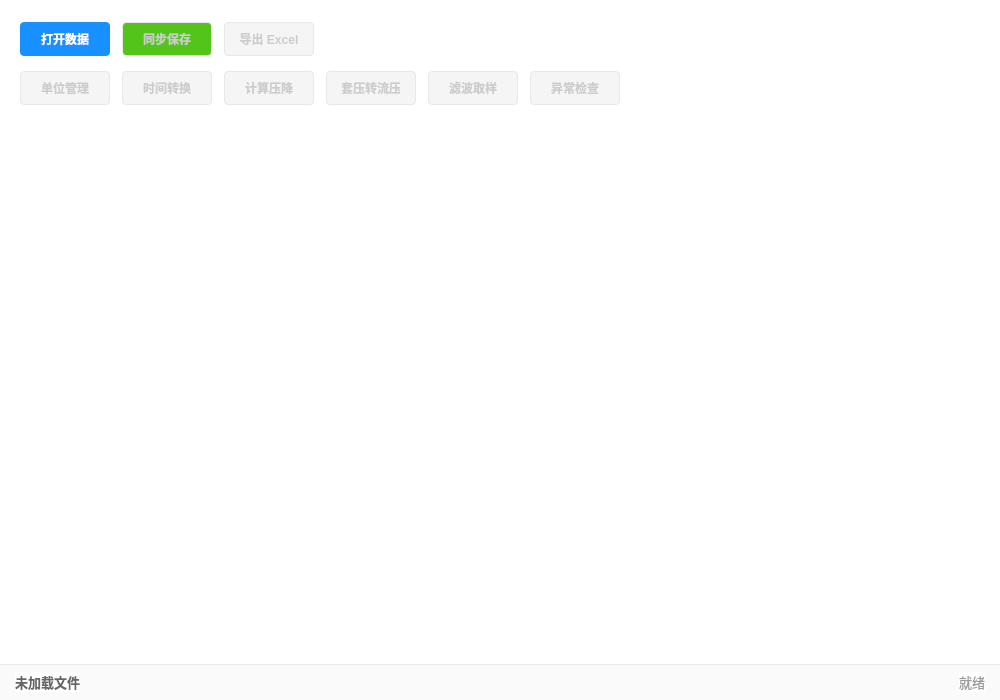
<?xml version="1.0" encoding="UTF-8"?>
<ui version="4.0">
 <class>WT_DataWidget</class>
 <widget class="QWidget" name="WT_DataWidget">
  <property name="geometry">
   <rect>
    <x>0</x>
    <y>0</y>
    <width>1000</width>
    <height>700</height>
   </rect>
  </property>
  <property name="windowTitle">
   <string>WT_DataWidget</string>
  </property>
  <property name="styleSheet">
   <string notr="true">/* 全局设置 */
QWidget {
    background-color: #FFFFFF;
    color: #333333;
    font-family: &quot;Microsoft YaHei&quot;, sans-serif;
    font-size: 13px;
}

/* 顶部操作区：保留背景色，无边框 */
QWidget#topPanel {
    background-color: #FFFFFF;
    border: none;
}

/* 底部信息栏 */
QWidget#bottomPanel {
    background-color: #FAFAFA;
    border-top: 1px solid #E8E8E8;
}

/* 按钮通用样式：蓝色主题 */
QPushButton {
    background-color: #1890FF;
    border: none;
    border-radius: 4px;
    padding: 5px 15px;
    color: #FFFFFF;
    min-height: 24px;
    font-weight: bold;
    font-size: 12px;
}
QPushButton:hover {
    background-color: #40A9FF;
}
QPushButton:pressed {
    background-color: #096DD9;
}
QPushButton:disabled {
    background-color: #F5F5F5;
    color: #CCCCCC;
    border: 1px solid #E8E8E8;
}

/* 特殊按钮：同步保存 (绿色) */
QPushButton#btnSave {
    background-color: #52C41A;
}
QPushButton#btnSave:hover {
    background-color: #73D13D;
}
QPushButton#btnSave:pressed {
    background-color: #389E0D;
}

/* QTabWidget 样式优化：体现分区，显示横线 */
QTabWidget::pane {
    border: none;
    /* 这里设置横线，颜色稍深以体现分割 */
    border-top: 1px solid #D9D9D9;
    background: #FFFFFF;
    /* top: 0px 表示不重叠，横线完整显示 */
    top: 0px;
}

QTabBar::tab {
    background: #FFFFFF;
    border: none;
    /* 底部透明边框，占位 */
    border-bottom: 2px solid transparent;
    padding: 8px 20px;
    min-width: 80px;
    color: #666666;
    margin-right: 2px;
    /* 底部外边距为0，紧贴横线 */
    margin-bottom: 0px;
}

QTabBar::tab:selected {
    color: #1890FF;
    font-weight: bold;
    /* 选中时，底部出现蓝色指示条，位于横线之上 */
    border-bottom: 2px solid #1890FF;
    background-color: #E6F7FF;
}

QTabBar::tab:hover {
    color: #40A9FF;
}

/* 底部标签 */
QLabel#filePathLabel {
    color: #666666;
    font-weight: bold;
}
QLabel#statusLabel {
    color: #999999;
}
</string>
  </property>
  <layout class="QVBoxLayout" name="verticalLayout_Main">
   <property name="spacing">
    <number>0</number>
   </property>
   <property name="leftMargin">
    <number>0</number>
   </property>
   <property name="topMargin">
    <number>0</number>
   </property>
   <property name="rightMargin">
    <number>0</number>
   </property>
   <property name="bottomMargin">
    <number>0</number>
   </property>
   <item>
    <widget class="QWidget" name="topPanel" native="true">
     <layout class="QVBoxLayout" name="verticalLayout_Top">
      <property name="spacing">
       <number>15</number>
      </property>
      <property name="leftMargin">
       <number>20</number>
      </property>
      <property name="topMargin">
       <number>20</number>
      </property>
      <property name="rightMargin">
       <number>20</number>
      </property>
      <property name="bottomMargin">
       <number>15</number>
      </property>
      <item>
       <layout class="QHBoxLayout" name="horizontalLayout_FileOps">
        <property name="spacing">
         <number>12</number>
        </property>
        <item>
         <widget class="QPushButton" name="btnOpenFile">
          <property name="minimumSize">
           <size>
            <width>90</width>
            <height>34</height>
           </size>
          </property>
          <property name="maximumSize">
           <size>
            <width>90</width>
            <height>30</height>
           </size>
          </property>
          <property name="font">
           <font>
            <family>Microsoft YaHei</family>
            <pointsize>-1</pointsize>
            <bold>true</bold>
            <hintingpreference>PreferDefaultHinting</hintingpreference>
           </font>
          </property>
          <property name="cursor">
           <cursorShape>PointingHandCursor</cursorShape>
          </property>
          <property name="text">
           <string>打开数据</string>
          </property>
         </widget>
        </item>
        <item>
         <widget class="QPushButton" name="btnSave">
          <property name="enabled">
           <bool>false</bool>
          </property>
          <property name="minimumSize">
           <size>
            <width>90</width>
            <height>34</height>
           </size>
          </property>
          <property name="maximumSize">
           <size>
            <width>90</width>
            <height>30</height>
           </size>
          </property>
          <property name="cursor">
           <cursorShape>PointingHandCursor</cursorShape>
          </property>
          <property name="text">
           <string>同步保存</string>
          </property>
         </widget>
        </item>
        <item>
         <widget class="QPushButton" name="btnExport">
          <property name="enabled">
           <bool>false</bool>
          </property>
          <property name="minimumSize">
           <size>
            <width>90</width>
            <height>34</height>
           </size>
          </property>
          <property name="maximumSize">
           <size>
            <width>90</width>
            <height>30</height>
           </size>
          </property>
          <property name="cursor">
           <cursorShape>PointingHandCursor</cursorShape>
          </property>
          <property name="text">
           <string>导出 Excel</string>
          </property>
         </widget>
        </item>
        <item>
         <spacer name="horizontalSpacer_File">
          <property name="orientation">
           <enum>Qt::Orientation::Horizontal</enum>
          </property>
          <property name="sizeHint" stdset="0">
           <size>
            <width>40</width>
            <height>20</height>
           </size>
          </property>
         </spacer>
        </item>
       </layout>
      </item>
      <item>
       <layout class="QHBoxLayout" name="horizontalLayout_DataTools">
        <property name="spacing">
         <number>12</number>
        </property>
        <item>
         <widget class="QPushButton" name="btnUnitManager">
          <property name="enabled">
           <bool>false</bool>
          </property>
          <property name="minimumSize">
           <size>
            <width>90</width>
            <height>34</height>
           </size>
          </property>
          <property name="maximumSize">
           <size>
            <width>90</width>
            <height>30</height>
           </size>
          </property>
          <property name="cursor">
           <cursorShape>PointingHandCursor</cursorShape>
          </property>
          <property name="text">
           <string>单位管理</string>
          </property>
         </widget>
        </item>
        <item>
         <widget class="QPushButton" name="btnTimeConvert">
          <property name="enabled">
           <bool>false</bool>
          </property>
          <property name="minimumSize">
           <size>
            <width>90</width>
            <height>34</height>
           </size>
          </property>
          <property name="maximumSize">
           <size>
            <width>90</width>
            <height>30</height>
           </size>
          </property>
          <property name="cursor">
           <cursorShape>PointingHandCursor</cursorShape>
          </property>
          <property name="text">
           <string>时间转换</string>
          </property>
         </widget>
        </item>
        <item>
         <widget class="QPushButton" name="btnPressureDropCalc">
          <property name="enabled">
           <bool>false</bool>
          </property>
          <property name="minimumSize">
           <size>
            <width>90</width>
            <height>34</height>
           </size>
          </property>
          <property name="maximumSize">
           <size>
            <width>90</width>
            <height>30</height>
           </size>
          </property>
          <property name="cursor">
           <cursorShape>PointingHandCursor</cursorShape>
          </property>
          <property name="text">
           <string>计算压降</string>
          </property>
         </widget>
        </item>
        <item>
         <widget class="QPushButton" name="btnCalcPwf">
          <property name="enabled">
           <bool>false</bool>
          </property>
          <property name="minimumSize">
           <size>
            <width>90</width>
            <height>34</height>
           </size>
          </property>
          <property name="maximumSize">
           <size>
            <width>90</width>
            <height>30</height>
           </size>
          </property>
          <property name="cursor">
           <cursorShape>PointingHandCursor</cursorShape>
          </property>
          <property name="text">
           <string>套压转流压</string>
          </property>
         </widget>
        </item>
        <item>
         <widget class="QPushButton" name="btnFilterSample">
          <property name="enabled">
           <bool>false</bool>
          </property>
          <property name="minimumSize">
           <size>
            <width>90</width>
            <height>34</height>
           </size>
          </property>
          <property name="maximumSize">
           <size>
            <width>90</width>
            <height>30</height>
           </size>
          </property>
          <property name="cursor">
           <cursorShape>PointingHandCursor</cursorShape>
          </property>
          <property name="text">
           <string>滤波取样</string>
          </property>
         </widget>
        </item>
        <item>
         <widget class="QPushButton" name="btnErrorCheck">
          <property name="enabled">
           <bool>false</bool>
          </property>
          <property name="minimumSize">
           <size>
            <width>90</width>
            <height>34</height>
           </size>
          </property>
          <property name="maximumSize">
           <size>
            <width>90</width>
            <height>30</height>
           </size>
          </property>
          <property name="cursor">
           <cursorShape>PointingHandCursor</cursorShape>
          </property>
          <property name="text">
           <string>异常检查</string>
          </property>
         </widget>
        </item>
        <item>
         <spacer name="horizontalSpacer_Tools">
          <property name="orientation">
           <enum>Qt::Orientation::Horizontal</enum>
          </property>
          <property name="sizeHint" stdset="0">
           <size>
            <width>40</width>
            <height>20</height>
           </size>
          </property>
         </spacer>
        </item>
       </layout>
      </item>
     </layout>
    </widget>
   </item>
   <item>
    <widget class="QTabWidget" name="tabWidget">
     <property name="documentMode">
      <bool>true</bool>
     </property>
     <property name="tabsClosable">
      <bool>true</bool>
     </property>
    </widget>
   </item>
   <item>
    <widget class="QWidget" name="bottomPanel" native="true">
     <layout class="QHBoxLayout" name="horizontalLayout_Bottom">
      <property name="leftMargin">
       <number>15</number>
      </property>
      <property name="topMargin">
       <number>8</number>
      </property>
      <property name="rightMargin">
       <number>15</number>
      </property>
      <property name="bottomMargin">
       <number>8</number>
      </property>
      <item>
       <widget class="QLabel" name="filePathLabel">
        <property name="text">
         <string>未加载文件</string>
        </property>
       </widget>
      </item>
      <item>
       <spacer name="horizontalSpacer_Bottom">
        <property name="orientation">
         <enum>Qt::Orientation::Horizontal</enum>
        </property>
        <property name="sizeHint" stdset="0">
         <size>
          <width>40</width>
          <height>20</height>
         </size>
        </property>
       </spacer>
      </item>
      <item>
       <widget class="QLabel" name="statusLabel">
        <property name="text">
         <string>就绪</string>
        </property>
        <property name="alignment">
         <set>Qt::AlignmentFlag::AlignRight|Qt::AlignmentFlag::AlignTrailing|Qt::AlignmentFlag::AlignVCenter</set>
        </property>
       </widget>
      </item>
     </layout>
    </widget>
   </item>
  </layout>
 </widget>
 <resources/>
 <connections/>
</ui>
